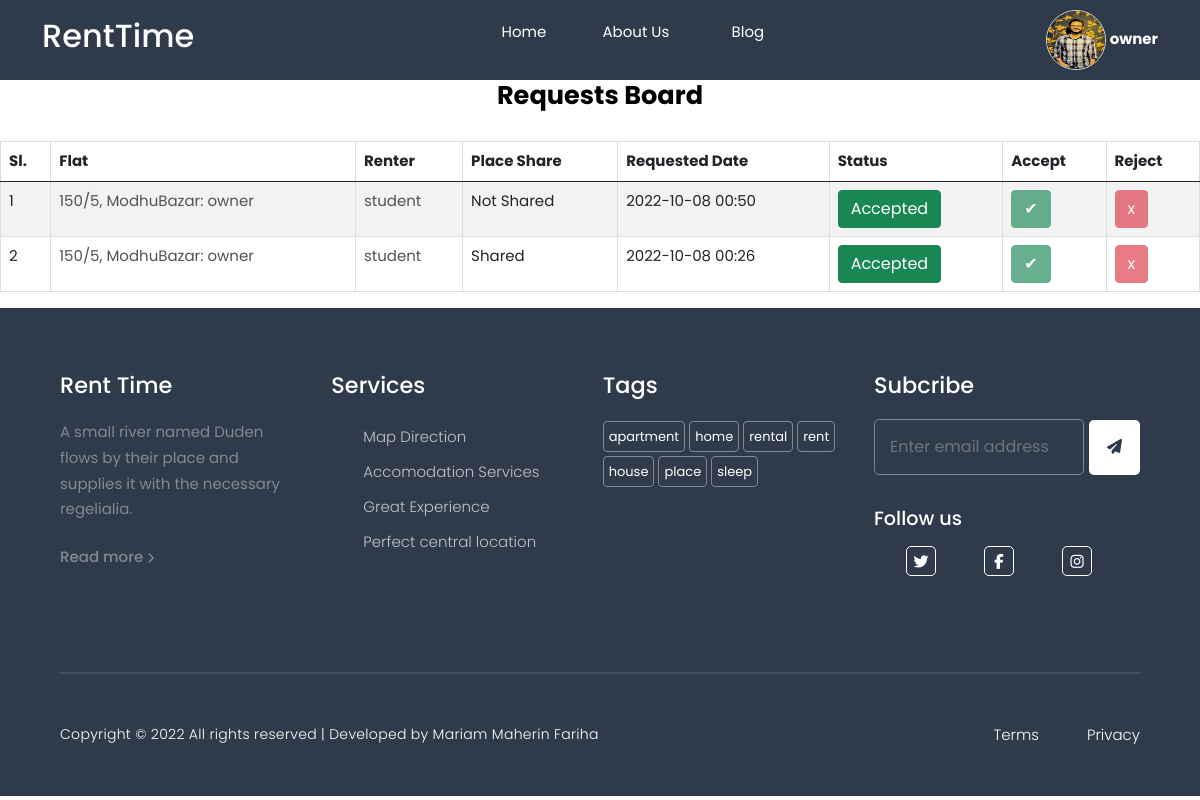
Page /requests/ (signed in) on the committed database.
### app/models.py (models this page shows, shortened)
class User(AbstractUser):
    GENDER_CHOICES = (
        ('Male', 'Male'),
        ('Female', 'Female'),
        ('Other', 'Other')
    )
    is_renter = models.BooleanField(default = False)
    is_owner = models.BooleanField(default = False)
    gender = models.CharField(max_length=10, choices=GENDER_CHOICES, null=True, blank=True)
    nid = models.CharField(max_length=13, null=True, blank=True)
    mobile_No = models.CharField(max_length=11, null = False, blank=False)
    affiliation_name = models.CharField(max_length=20, null = True, blank=True)
    affiliation_id = models.CharField(max_length=20, null = True, blank=True)
    dob = models.DateTimeField(null=True,blank=True)
    present_address = models.CharField(max_length=255, blank=True)
    photo = models.ImageField(upload_to='images/', default='images/user.jpg', blank=True)
    def __str__(self):
        return self.username

class Request(models.Model):
    flat = models.ForeignKey('Rent', related_name='requested_rent', on_delete=models.CASCADE)
    renter = models.ForeignKey('User', related_name='requested_by', on_delete=models.CASCADE)
    is_roommate = models.BooleanField(default=False)
    is_accepted = models.BooleanField(default=False)
    is_deleted = models.BooleanField(default=False)
    created_date = models.DateTimeField(default=timezone.now)
    modified_date = models.DateField(null = True)

class Rent(models.Model):
    owner = models.ForeignKey('User', related_name='rent_owner', on_delete=models.CASCADE)
    renter = models.ForeignKey('User', related_name='rent_renter', blank=True, null=True, on_delete=models.CASCADE)
    post_office = models.ForeignKey('PostOffice', related_name = 'address_postoffice', on_delete= models.CASCADE)
    address = models.CharField(max_length = 255, null=False)
    description = models.TextField()
    availability_date = models.DateTimeField(null = False)
    rental = models.IntegerField(null = False, default=0)
    is_booked = models.BooleanField(default=False)
    is_deleted = models.BooleanField(default=False)
    is_shared = models.BooleanField(default = False)
    created_date = models.DateTimeField(default=timezone.now)
    modified_date = models.DateTimeField(null = True)
    photo1 = models.ImageField(upload_to='images/', default='images/home.jpg', blank=True)
    photo2 = models.ImageField(upload_to='images/', default='images/home.jpg', blank=True)
    photo3 = models.ImageField(upload_to='images/', default='images/home.jpg', blank=True)
    def __str__(self):
        return str(self.address) + str(': ') + str(self.owner)

### app/views/rents.py (the view)
# urls.py: path('requests/', rents.requested_rents, name='requests'),
@login_required
def requested_rents(request):
    if request.user.is_owner:
        requests = Request.objects.filter(flat__in = list(Rent.objects.values_list('id', flat=True).filter(owner = request.user)), is_deleted = False )
    elif request.user.is_superuser:
        requests = list( Request.objects.filter(flat__in = list(Rent.objects.values_list('id', flat=True).filter(owner = request.user)), is_deleted = False))
        requests.extend( Request.objects.filter(flat__in = list(Rent.objects.values_list('id', flat=True)), renter = request.user, is_deleted = False))
    else:
        requests = Request.objects.filter(flat__in = list(Rent.objects.values_list('id', flat=True)), renter = request.user)
    return render(request, 'requests.html', {'requests': requests})

### templates/requests.html (shortened to what this page needs)
{% extends 'layout.html' %}
{% load static %}
{% block content %}
<h3 style="text-align: center;"><b>Requests Board</b></h3>
<br>
<div class="blog-con">
    <table class="table table-striped">
        <thead>
            <tr>
                <th>Sl.</th>
                <th>Flat</th>
                <th>Renter</th>
                <th>Place Share</th>
                <th>Requested Date</th>
                <th>Status</th>
                {% if request.user.is_owner or request.user.is_superuser %}
                <th>Accept</th>
                <th>Reject</th>
                {% endif %}
            </tr>
        </thead>
        <tbody>
            {% for req in requests %}
            <tr>
                <td>{{forloop.counter}}</td>
                <td><a href="/rents/details/{{req.flat.id}}/">{{req.flat | linebreaksbr}}</a></td>
                <td><a href="/profile/{{req.renter}}/">{{req.renter}}</a></td>
                <td>{% if req.is_roommate %} Shared {% else %} Not Shared {% endif %} </td>
                <td>{{req.created_date | date:'Y-m-d H:i'}}</td>
                <td>{% if req.is_accepted %} <b class="btn btn-success">Accepted</b> {% else %}  <b class="btn btn-secondary" >{% if req.is_deleted %} Rejected {% else %} Pending {% endif %}</b> {% endif %} </td>
                {% if request.user.is_owner or request.user.is_superuser %}
                <td>{% if req.is_accepted %} <a type="button" class="btn btn-success disabled">&#10004;</a> {% else %} <a class="btn btn-success" href="/rents/accept_request/{{req.id}}/">&#10004;</a>  {% endif %}</td>
                {% endif %}
                <td>{% if req.is_accepted or req.is_deleted %} <a type="button" class="btn btn-danger disabled">x</a> {% else %} <a class="btn btn-danger" href="/rents/delete_request/{{req.id}}/">x</a> {% endif %}</td>
            </tr>
            {% endfor %}
        </tbody>
    </table>
</div>
{% endblock %}

### templates/layout.html (shortened to what this page needs)
{% load static %}
<!DOCTYPE html>
<html lang="en">
<head>
    <link rel="stylesheet" href="https://unpkg.com/swiper@8/swiper-bundle.min.css" />
    <link rel="stylesheet" href="https://cdn.jsdelivr.net/npm/bootstrap@5.0.0/dist/css/bootstrap.min.css">
    <link rel="stylesheet" type="text/css" href="{% static 'style.css' %}">
<body>
    {% block nav %}
    <header>
        <nav>
            <div class="container">
                <a href="{% url 'home' %}">
                    <h3>RentTime</h3>
                </a>
                <ul id="nav-items">
                    <li><a href="{% url 'home' %}">Home</a></li>
                    <li><a href="/about/">About Us</a></li>
                    <li><a href="/blogs/">Blog</a></li>
                {% if user.is_authenticated %}
                </ul>
                <div class="profile-icon" onclick="settingsMenuToggle()">
                    <img src="{{user.photo.url}}" alt="Avater">
                    <b style="color: white;">{{user}}</b>
                </div>
                {% else %}
                    <li>
                        <a href="{% url 'login' %}">LogIn</a>
                    </li>
                </ul>
                {% endif %}
            </div>
        </nav>
    </header>
    {% endblock %}
    {% block content %}
    {% endblock %}
    <footer id="footer">
        <div class="container">
            <div class="intro">
                <h4 class="footer-title"><a href="#" class="logo">Rent Time</a></h4>
                <p>A small river named Duden flows by their place and supplies it with the necessary regelialia.</p>
                <a href="/about/">Read more <span class="fa fa-chevron-right" style="font-size: 11px;"></span></a>
            </div>
            <div class="Services">
                <h4 class="footer-title">Services</h4>
                <ul>
                    <li><a href="#">Map Direction</a></li>
                    <li><a href="#">Accomodation Services</a></li>
                    <li><a href="#">Great Experience</a></li>
                    <li><a href="#">Perfect central location</a></li>
                </ul>
            </div>
            <div class="tag-cloud">
                <h4 class="footer-title">Tags</h4>
                <div class="short-link">
                    <a href="#" class="tag-cloud-link">apartment</a>
                    <a href="#" class="tag-cloud-link">home</a>
                    <a href="#" class="tag-cloud-link">rental</a>
                    <a href="#" class="tag-cloud-link">rent</a>
                    <a href="#" class="tag-cloud-link">house</a>
                    <a href="#" class="tag-cloud-link">place</a>
                    <a href="#" class="tag-cloud-link">sleep</a>
                </div>
            </div>
            <div class="subscribe">
                <div class="subscribeWrapper">
                    <h4 class="footer-title">Subcribe</h4>
                    <form action="#" class="subscribe-form">
                        <input type="email" class="form-control rounded-left" placeholder="Enter email address"
                            required>
                        <button type="submit"><i class="fa fa-paper-plane"></i></button>
                    </form>
                </div>
                <div id="social-links">
                    <h4>Follow us</h4>
                    <ul>
                        <li><a href="#"><span class="fa fa-twitter"></span></a></li>
                        <li><a href="#"><span class="fa fa-facebook"></span></a></li>
                        <li><a href="#"><span class="fa fa-instagram"></span></a></li>
                    </ul>
                </div>
            </div>
        </div>
        <div class="container hrtag">
            <hr>
        </div>
        <div class="copyright-message-and-privacy">
            <div class="container copyright-box">
                <div class="copyright-message">
                    <p>
                        Copyright &copy; 2022 All rights reserved | Developed by Mariam Maherin Fariha
                    </p>
                </div>
                <div class="terms-privacy">
                    <p>
                        <a href="#">Terms</a>
                        <a href="#">Privacy</a>
                    </p>
                </div>
            </div>
        </div>
    </footer>
</body>
</html>

### static/style.css (style rules this page uses)
* { padding: 0; margin: 0; font-family: 'Poppins', sans-serif; text-decoration: none; border: none; outline: none; box-sizing: border-box; list-style-type: none; }
:root { --body-color: #efefef; --nav-color: #2f3a4a; --bg-color: #fff; --custom-shadow: 0 3px 8px rgb(0 0 0 / 12%), 0 3px 1px rgb(0 0 0 / 4%); }
a { color: #525252; }
body { background-color: var(--bg-color); transition: background 0.3s; color: #000; max-width: 100vw; font-size: 15px; }
img { max-width: 100%; }
html { scroll-behavior: smooth; scroll-padding-top: 5rem; }
h1, h2, h3, h4, h5 { color: #000; }
h3 { font-size: 1.6rem; }
h4 { font-size: 1.2rem; }
p { line-height: 1.6rem; }
.container { width: 95%; margin: 0 auto; }
button { background: transparent; }
header { position: sticky; top: 0; z-index: 100; }
nav .container a h3 { color: #fff; font-size: 2rem; }
nav { display: flex; align-items: center; justify-content: center; background-color: var(--nav-color); height: 5rem; width: 100%; }
nav .container { display: flex; justify-content: space-between; align-items: center; height: 100% }
nav .container ul { display: flex; height: 100%; }
nav .container ul li { transition: all 0.3s ease; }
nav .container ul li a { width: 7rem; height: 100%; display: flex; justify-content: center; align-items: center; color: #fff; transition: all ease 0.3s; }
#footer { background-color: #2f3a4a; }
#footer .container { width: 90%; display: grid; grid-template-columns: repeat(4, 1fr); gap: 2rem; padding: 4rem 0 0; }
h4.footer-title, h4.footer-title a { color: #fff; font-weight: 500; font-size: 1.4rem; margin-bottom: 1.3rem; }
.intro p { color: #828992; margin-bottom: 1.5rem; }
.intro a { color: #828992; font-weight: 500; }
.Services ul li a { color: rgba(255, 255, 255, .7); line-height: 35px; }
.Services ul li a { color: rgba(255, 255, 255, .7); line-height: 35px; font-weight: 300; }
.short-link .tag-cloud-link { padding: 5px; border: 1px solid #828992; line-height: 35px; color: #fff; font-size: 13px; border-radius: 4px; transition: all 0.3s ease; }
.subscribe .subscribeWrapper .subscribe-form { display: flex; align-items: center; gap: 0.3rem; }
.subscribe { display: flex; flex-direction: column; gap: 2rem; }
.subscribe .subscribeWrapper .subscribe-form input, .subscribe .subscribeWrapper .subscribe-form button { background: transparent; border: 1px solid #828992; padding: 15px; border-radius: 5px; color: #fff; }
.subscribe .subscribeWrapper .subscribe-form button { background-color: #fff; color: #2f3a4a; cursor: pointer; border: none; padding: 16px 18px; }
.subscribe #social-links h4 { color: #fff; font-weight: 500; margin-bottom: 1rem; }
.subscribe #social-links ul { display: flex; align-items: center; }
.subscribe #social-links ul li a span { color: #fff; margin-right: 3rem; padding: 5px; border: 1px solid #fff; width: 30px; height: 30px; display: flex; justify-content: center; align-items: center; border-radius: 5px; transition: all 0.3s ease; }
#footer .hrtag { display: block; }
#footer .hrtag hr { border: 0.5px solid #828992; }
#footer .copyright-box { display: flex; justify-content: space-between; align-items: center; padding: 2rem 0 2rem; }
.copyright-message { color: #fff; letter-spacing: 0.3px; font-weight: 300; font-size: 14px; }
.terms-privacy p { display: flex; align-items: center; gap: 3rem; }
.terms-privacy p a { color: #fff; font-weight: 300; }
nav .container .profile-icon img { width: 60px; height: 60px; border: 1px solid #ddd; border-radius: 50%; cursor: pointer; }

### templates/layout.html (style rules this page uses)
a { text-decoration: none; }

### templates/requests.html (style rules this page uses)
th, td, tr { border: 1px solid #dddddd; text-align: left; }

### rows in the picture
User: photo (picture), username "owner"
Request: flat "150/5, ModhuBazar: owner", renter "student", is_roommate "Not Shared", created_date "2022-10-08 00:50", is_accepted "Accepted"
Request: flat "150/5, ModhuBazar: owner", renter "student", is_roommate "Shared", created_date "2022-10-08 00:26", is_accepted "Accepted"
